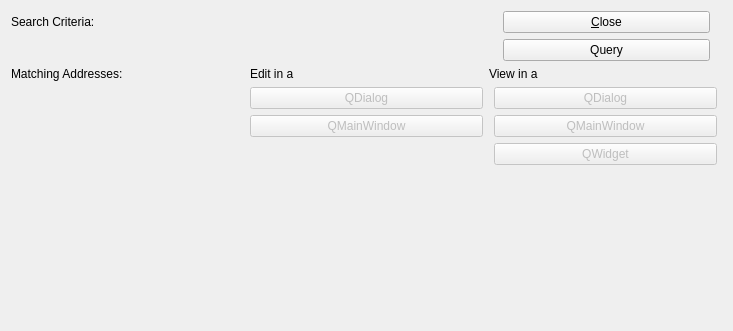
<ui version="4.0" >
 <class>addressQBE</class>
 <widget class="QWidget" name="addressQBE" >
  <property name="geometry" >
   <rect>
    <x>0</x>
    <y>0</y>
    <width>733</width>
    <height>331</height>
   </rect>
  </property>
  <property name="windowTitle" >
   <string>Query For Addresses</string>
  </property>
  <layout class="QGridLayout" name="gridLayout" >
   <item row="0" column="0" >
    <widget class="QLabel" name="_searchMeLit" >
     <property name="text" >
      <string>Search Criteria:</string>
     </property>
    </widget>
   </item>
   <item rowspan="2" row="0" column="2" >
    <layout class="QVBoxLayout" name="verticalLayout" >
     <property name="leftMargin" >
      <number>14</number>
     </property>
     <property name="rightMargin" >
      <number>12</number>
     </property>
     <item>
      <widget class="QPushButton" name="_close" >
       <property name="text" >
        <string>&amp;Close</string>
       </property>
      </widget>
     </item>
     <item>
      <widget class="QPushButton" name="_query" >
       <property name="text" >
        <string>Query</string>
       </property>
      </widget>
     </item>
     <item>
      <spacer name="verticalSpacer" >
       <property name="orientation" >
        <enum>Qt::Vertical</enum>
       </property>
       <property name="sizeType" >
        <enum>QSizePolicy::Preferred</enum>
       </property>
       <property name="sizeHint" stdset="0" >
        <size>
         <width>20</width>
         <height>0</height>
        </size>
       </property>
      </spacer>
     </item>
    </layout>
   </item>
   <item row="1" column="0" colspan="2" >
    <widget class="AddressCluster" name="_searchMe" />
   </item>
   <item row="3" column="0" >
    <widget class="XTreeWidget" name="_found" />
   </item>
   <item row="3" column="1" >
    <layout class="QVBoxLayout" name="verticalLayout_2" >
     <item>
      <widget class="QPushButton" name="_editD" >
       <property name="enabled" >
        <bool>false</bool>
       </property>
       <property name="text" >
        <string>QDialog</string>
       </property>
      </widget>
     </item>
     <item>
      <widget class="QPushButton" name="_editW" >
       <property name="enabled" >
        <bool>false</bool>
       </property>
       <property name="text" >
        <string>QMainWindow</string>
       </property>
      </widget>
     </item>
     <item>
      <spacer name="verticalSpacer_2" >
       <property name="orientation" >
        <enum>Qt::Vertical</enum>
       </property>
       <property name="sizeHint" stdset="0" >
        <size>
         <width>20</width>
         <height>40</height>
        </size>
       </property>
      </spacer>
     </item>
    </layout>
   </item>
   <item row="2" column="0" >
    <widget class="QLabel" name="_foundLit" >
     <property name="text" >
      <string>Matching Addresses:</string>
     </property>
    </widget>
   </item>
   <item row="3" column="2" >
    <layout class="QVBoxLayout" name="verticalLayout_3" >
     <property name="leftMargin" >
      <number>5</number>
     </property>
     <property name="rightMargin" >
      <number>5</number>
     </property>
     <item>
      <widget class="QPushButton" name="_viewD" >
       <property name="enabled" >
        <bool>false</bool>
       </property>
       <property name="text" >
        <string>QDialog</string>
       </property>
      </widget>
     </item>
     <item>
      <widget class="QPushButton" name="_viewW" >
       <property name="enabled" >
        <bool>false</bool>
       </property>
       <property name="text" >
        <string>QMainWindow</string>
       </property>
      </widget>
     </item>
     <item>
      <widget class="QPushButton" name="_coords" >
       <property name="enabled" >
        <bool>false</bool>
       </property>
       <property name="text" >
        <string>QWidget</string>
       </property>
      </widget>
     </item>
     <item>
      <spacer name="verticalSpacer_3" >
       <property name="orientation" >
        <enum>Qt::Vertical</enum>
       </property>
       <property name="sizeHint" stdset="0" >
        <size>
         <width>20</width>
         <height>40</height>
        </size>
       </property>
      </spacer>
     </item>
    </layout>
   </item>
   <item row="2" column="1" >
    <widget class="QLabel" name="_editLit" >
     <property name="text" >
      <string>Edit in a</string>
     </property>
    </widget>
   </item>
   <item row="2" column="2" >
    <widget class="QLabel" name="_viewLit" >
     <property name="text" >
      <string>View in a</string>
     </property>
    </widget>
   </item>
  </layout>
 </widget>
 <customwidgets>
  <customwidget>
   <class>AddressCluster</class>
   <extends></extends>
   <header>addresscluster.h</header>
  </customwidget>
  <customwidget>
   <class>XTreeWidget</class>
   <extends></extends>
   <header>xtreewidget.h</header>
  </customwidget>
 </customwidgets>
 <tabstops>
  <tabstop>_query</tabstop>
  <tabstop>_close</tabstop>
 </tabstops>
 <resources/>
 <connections>
  <connection>
   <sender>_close</sender>
   <signal>clicked()</signal>
   <receiver>addressQBE</receiver>
   <slot>close()</slot>
   <hints>
    <hint type="sourcelabel" >
     <x>595</x>
     <y>43</y>
    </hint>
    <hint type="destinationlabel" >
     <x>246</x>
     <y>7</y>
    </hint>
   </hints>
  </connection>
  <connection>
   <sender>_found</sender>
   <signal>valid(bool)</signal>
   <receiver>_editD</receiver>
   <slot>setEnabled(bool)</slot>
   <hints>
    <hint type="sourcelabel" >
     <x>430</x>
     <y>219</y>
    </hint>
    <hint type="destinationlabel" >
     <x>523</x>
     <y>219</y>
    </hint>
   </hints>
  </connection>
  <connection>
   <sender>_found</sender>
   <signal>valid(bool)</signal>
   <receiver>_coords</receiver>
   <slot>setEnabled(bool)</slot>
   <hints>
    <hint type="sourcelabel" >
     <x>423</x>
     <y>254</y>
    </hint>
    <hint type="destinationlabel" >
     <x>512</x>
     <y>256</y>
    </hint>
   </hints>
  </connection>
  <connection>
   <sender>_found</sender>
   <signal>valid(bool)</signal>
   <receiver>_editW</receiver>
   <slot>setEnabled(bool)</slot>
   <hints>
    <hint type="sourcelabel" >
     <x>235</x>
     <y>256</y>
    </hint>
    <hint type="destinationlabel" >
     <x>533</x>
     <y>253</y>
    </hint>
   </hints>
  </connection>
  <connection>
   <sender>_found</sender>
   <signal>valid(bool)</signal>
   <receiver>_viewD</receiver>
   <slot>setEnabled(bool)</slot>
   <hints>
    <hint type="sourcelabel" >
     <x>225</x>
     <y>262</y>
    </hint>
    <hint type="destinationlabel" >
     <x>655</x>
     <y>221</y>
    </hint>
   </hints>
  </connection>
  <connection>
   <sender>_found</sender>
   <signal>valid(bool)</signal>
   <receiver>_viewW</receiver>
   <slot>setEnabled(bool)</slot>
   <hints>
    <hint type="sourcelabel" >
     <x>225</x>
     <y>262</y>
    </hint>
    <hint type="destinationlabel" >
     <x>655</x>
     <y>253</y>
    </hint>
   </hints>
  </connection>
 </connections>
</ui>
